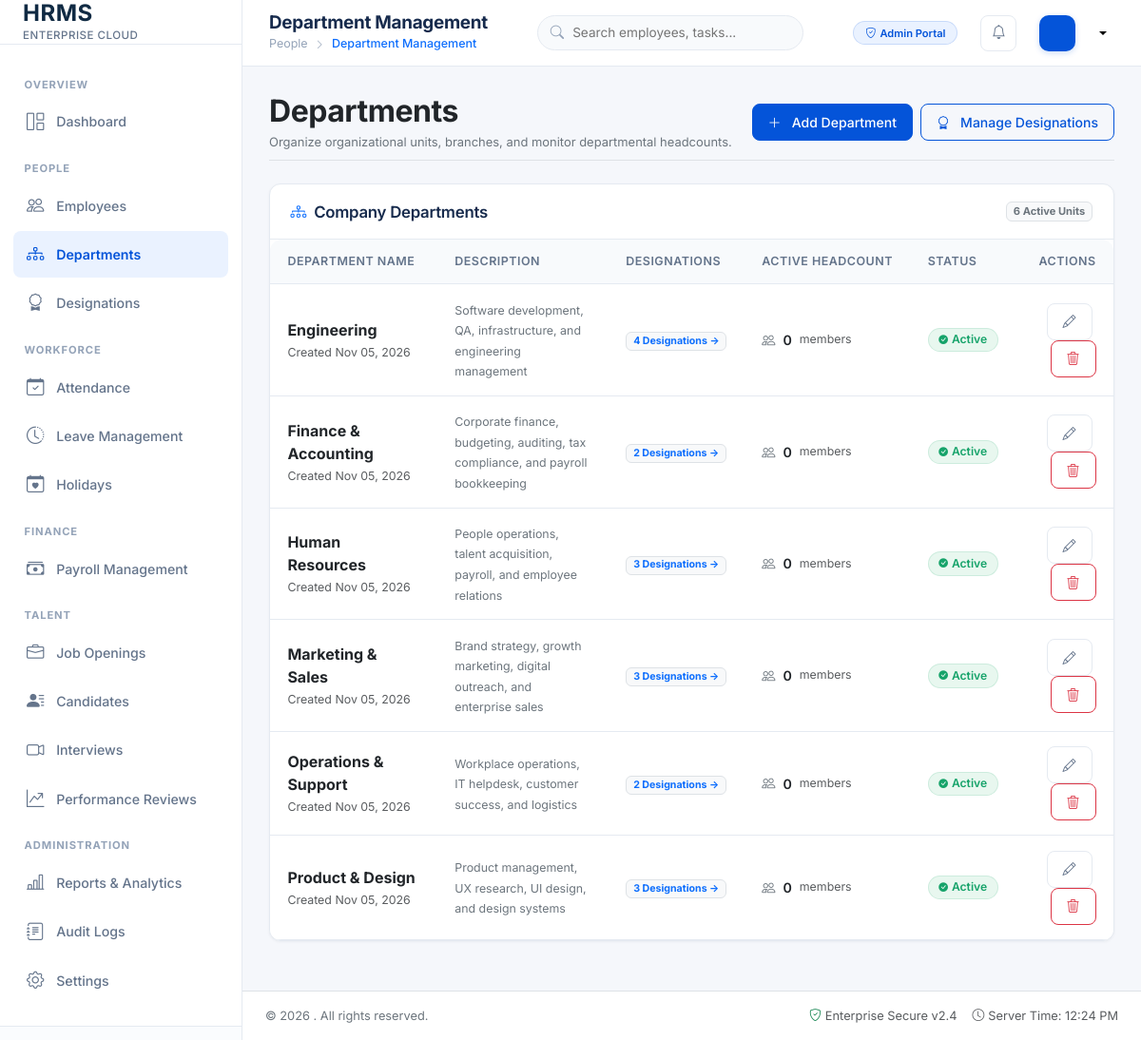
Page /departments/index.php (signed in) on the committed database.
### tables this page shows
CREATE TABLE `departments` (
  `id` int(11) NOT NULL AUTO_INCREMENT,
  `department_name` varchar(100) NOT NULL,
  `description` text DEFAULT NULL,
  `status` enum('active','inactive') DEFAULT 'active',
  `created_at` timestamp NULL DEFAULT current_timestamp(),
  PRIMARY KEY (`id`),
  UNIQUE KEY `department_name` (`department_name`)
);

### departments/index.php (the view, shortened to what this page needs)
<?php
require_once __DIR__ . '/../includes/functions.php';
$pdo = getDBConnection();
$sql = "SELECT d.*,
        COUNT(DISTINCT e.id) as employee_count,
        COUNT(DISTINCT ds.id) as designation_count
        FROM departments d
        LEFT JOIN employees e ON e.department_id = d.id AND e.status = 'active'
        LEFT JOIN designations ds ON ds.department_id = d.id
        GROUP BY d.id
        ORDER BY d.department_name ASC";
$departments = $pdo->query($sql)->fetchAll();
include __DIR__ . '/../includes/header.php';
?>
<div class="container-fluid px-0">
    <div class="d-flex flex-column flex-md-row justify-content-between align-items-md-center mb-4 pb-2 border-bottom">
        <div>
            <h2 class="fw-bold text-dark mb-1">Departments</h2>
            <p class="text-secondary small mb-0">Organize organizational units, branches, and monitor departmental headcounts.</p>
        </div>
        <div class="mt-3 mt-md-0 d-flex gap-2">
            <button type="button" class="btn btn-primary" data-bs-toggle="modal" data-bs-target="#addDeptModal">
                <i class="bi bi-plus-lg me-1"></i> Add Department
            </button>
            <a href="<?= BASE_URL ?>departments/designations.php" class="btn btn-outline-primary">
                <i class="bi bi-award me-1"></i> Manage Designations
            </a>
        </div>
    </div>
    <div class="card">
        <div class="card-header d-flex justify-content-between align-items-center">
            <h5 class="card-title"><i class="bi bi-diagram-3 text-primary"></i> Company Departments</h5>
            <span class="badge bg-light text-secondary border"><?= count($departments) ?> Active Units</span>
        </div>
        <div class="table-responsive">
            <table class="table align-middle">
                <thead>
                    <tr>
                        <th>Department Name</th>
                        <th>Description</th>
                        <th>Designations</th>
                        <th>Active Headcount</th>
                        <th>Status</th>
                        <th class="text-end">Actions</th>
                    </tr>
                </thead>
                <tbody>
                    <?php if (empty($departments)): ?>
                        <tr><td colspan="6" class="text-center py-4 text-muted">No departments created yet.</td></tr>
                    <?php else: ?>
                        <?php foreach ($departments as $dept): ?>
                            <tr>
                                <td>
                                    <div class="fw-bold text-dark fs-6"><?= htmlspecialchars($dept['department_name']) ?></div>
                                    <small class="text-muted">Created <?= formatDate($dept['created_at']) ?></small>
                                </td>
                                <td>
                                    <span class="text-secondary small"><?= htmlspecialchars($dept['description'] ?: 'No description provided') ?></span>
                                </td>
                                <td>
                                    <a href="<?= BASE_URL ?>departments/designations.php?dept_id=<?= $dept['id'] ?>" class="badge bg-light text-primary border text-decoration-none">
                                        <?= $dept['designation_count'] ?> Designations &rarr;
                                    </a>
                                </td>
                                <td>
                                    <div class="d-flex align-items-center gap-2">
                                        <i class="bi bi-people text-secondary"></i>
                                        <span class="fw-semibold text-dark"><?= $dept['employee_count'] ?></span>
                                        <small class="text-muted">members</small>
                                    </div>
                                </td>
                                <td><?= renderStatusBadge($dept['status']) ?></td>
                                <td class="text-end">
                                    <button class="btn btn-sm btn-outline-secondary me-1"
                                            onclick='editDept(<?= json_encode($dept) ?>)'>
                                        <i class="bi bi-pencil"></i>
                                    </button>
                                    <form action="<?= BASE_URL ?>departments/index.php" method="POST" class="d-inline" onsubmit="return confirm('Delete this department? This cannot be undone.');">
                                        <button type="submit" class="btn btn-sm btn-outline-danger" <?= $dept['employee_count'] > 0 ? 'disabled title="Cannot delete department with active employees"' : '' ?>>
                                            <i class="bi bi-trash3"></i>
                                        </button>
                                    </form>
                                </td>
                            </tr>
                        <?php endforeach; ?>
                    <?php endif; ?>
                </tbody>
            </table>
        </div>
    </div>
</div>
<?php include __DIR__ . '/../includes/footer.php'; ?>

### includes/functions.php (shortened to what this page needs)
<?php
function formatDate($date, $format = 'M d, Y') {
    return date($format, strtotime($date));
}
function renderStatusBadge($status) {
    $statusLower = strtolower(trim((string)$status));
    $cfg = $badges[$statusLower] ?? ['bg' => '#EAF2FF', 'color' => '#0454D9', 'label' => ucfirst($statusLower), 'icon' => 'bi-dot'];
    return '<span class="status-badge" style="background-color: ' . $cfg['bg'] . '; color: ' . $cfg['color'] . '; border: 1px solid ' . $cfg['color'] . '22;">'
         . '<i class="bi ' . $cfg['icon'] . ' me-1" style="font-size: 0.8em;"></i>'
         . htmlspecialchars($cfg['label'])
         . '</span>';
}

### assets/css/style.css (style rules this page uses)
:root { --primary-blue: #0454D9; --primary-blue-hover: #0343ae; --secondary-blue: #2478B8; --dark-navy: #102A43; --light-blue: #EAF2FF; --page-bg: #F5F7FB; --card-bg: #FFFFFF; --border-color: #E5EAF1; --text-primary: #172B4D; --text-secondary: #64748B; --text-muted: #94A3B8; --accent-teal: #14B8A6; --accent-teal-bg: #E6FFFA; --success-green: #16A36A; --success-green-bg: #E8F7EF; --recruitment-purple: #7C3AED; --recruitment-purple-bg: #F2ECFF; --attendance-orange: #EA8A19; --attendance-orange-bg: #FFF4E5; --warning-amber: #D99A16; --warning-amber-bg: #FFF8E5; --error-red: #DC4545; --error-red-bg: #FDECEC; --sidebar-width: 255px; --header-height: 70px; --card-radius: 12px; --btn-radius: 8px; --input-radius: 8px; --transition-speed: 0.2s; --shadow-sm: 0 1px 3px rgba(16, 42, 67, 0.05); --shadow-md: 0 4px 12px rgba(16, 42, 67, 0.07); --shadow-lg: 0 10px 25px rgba(16, 42, 67, 0.1); }
* { margin: 0; padding: 0; box-sizing: border-box; }
body { font-family: 'Inter', -apple-system, BlinkMacSystemFont, "Segoe UI", Roboto, sans-serif; background-color: var(--page-bg); color: var(--text-primary); font-size: 0.925rem; line-height: 1.5; min-height: 100vh; -webkit-font-smoothing: antialiased; }
h1, h2, h3, h4, h5, h6 { color: var(--text-primary); font-weight: 600; letter-spacing: -0.015em; }
a { color: var(--primary-blue); text-decoration: none; transition: color var(--transition-speed) ease; }
.card { background-color: var(--card-bg); border: 1px solid var(--border-color); border-radius: var(--card-radius); box-shadow: var(--shadow-sm); margin-bottom: 1.5rem; transition: box-shadow var(--transition-speed) ease, border-color var(--transition-speed) ease; }
.card-header { background-color: transparent; border-bottom: 1px solid var(--border-color); padding: 1.15rem 1.35rem; display: flex; align-items: center; justify-content: space-between; font-weight: 600; color: var(--text-primary); }
.card-title { font-size: 1.05rem; font-weight: 600; margin: 0; color: var(--text-primary); display: flex; align-items: center; gap: 0.5rem; }
.btn { border-radius: var(--btn-radius); font-weight: 500; font-size: 0.875rem; padding: 0.5rem 1rem; display: inline-flex; align-items: center; justify-content: center; gap: 0.45rem; transition: all var(--transition-speed) ease; }
.btn-primary { background-color: var(--primary-blue); border-color: var(--primary-blue); color: #FFFFFF; }
.btn-outline-primary { border-color: var(--primary-blue); color: var(--primary-blue); background: transparent; }
.btn-outline-secondary { border-color: var(--border-color); color: var(--text-secondary); }
.status-badge { display: inline-flex; align-items: center; padding: 0.28rem 0.65rem; font-size: 0.76rem; font-weight: 600; border-radius: 20px; line-height: 1.2; white-space: nowrap; }
.table-responsive { border-radius: var(--card-radius); }
.table { margin-bottom: 0; color: var(--text-primary); vertical-align: middle; }
.table th { background-color: #F8FAFC; color: var(--text-secondary); font-weight: 600; font-size: 0.78rem; text-transform: uppercase; letter-spacing: 0.04em; padding: 0.85rem 1.15rem; border-bottom: 1px solid var(--border-color); white-space: nowrap; }
.table td { padding: 0.95rem 1.15rem; border-bottom: 1px solid var(--border-color); font-size: 0.885rem; color: var(--text-primary); }
.table tbody tr { transition: background-color var(--transition-speed) ease; }

### rows in the picture
departments: department_name "Engineering", created_at "Nov 05, 2026", description "Software development, QA, infrastructure, and engineering management", designation_count "4", employee_count "0", status "Active"
departments: department_name "Finance & Accounting", created_at "Nov 05, 2026", description "Corporate finance, budgeting, auditing, tax compliance, and payroll bookkeeping", designation_count "2", employee_count "0", status "Active"
departments: department_name "Human Resources", created_at "Nov 05, 2026", description "People operations, talent acquisition, payroll, and employee relations", designation_count "3", employee_count "0", status "Active"
departments: department_name "Marketing & Sales", created_at "Nov 05, 2026", description "Brand strategy, growth marketing, digital outreach, and enterprise sales", designation_count "3", employee_count "0", status "Active"
departments: department_name "Operations & Support", created_at "Nov 05, 2026", description "Workplace operations, IT helpdesk, customer success, and logistics", designation_count "2", employee_count "0", status "Active"
departments: department_name "Product & Design", created_at "Nov 05, 2026", description "Product management, UX research, UI design, and design systems", designation_count "3", employee_count "0", status "Active"

### other values in the picture
$pageTitle "Department Management"
$breadcrumbParent "People"
$currentUser['role'] "Admin"
count($departments) "6"
